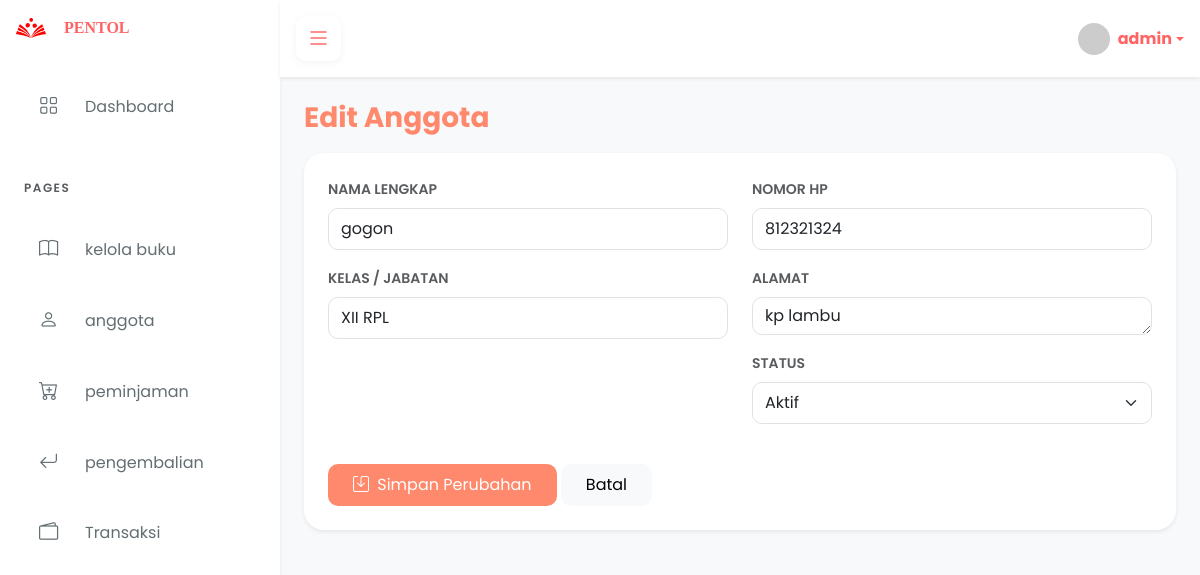
The page /admin/index.php?link=editanggota&id=9 (signed in) on the database its author committed.
### tables this page shows
CREATE TABLE `anggota` (
  `id_anggota` int NOT NULL,
  `no_anggota` varchar(30) NOT NULL,
  `nama` varchar(100) NOT NULL,
  `kelas` varchar(50) NOT NULL,
  `alamat` varchar(200) NOT NULL,
  `no_hp` varchar(255) NOT NULL,
  `tanggal_daftar` date NOT NULL,
  `status` enum('aktif','nonaktif') NOT NULL,
  `id_user` int NOT NULL
);

### admin/editanggota.php (the view, shortened to what this page needs)
<?php
include '../inc/koneksi.php';
$id = $_GET['id'];
$query = mysqli_query($koneksi, "SELECT * FROM anggota WHERE id_anggota = '$id'");
$data = mysqli_fetch_assoc($query);
?>
<h3 style="color: #ff896c; padding-bottom: 10px; font-weight: bold;">Edit Anggota</h3>
<div class="card border-0 shadow-sm p-4" style="border-radius: 20px;">
    <form action="proses_editanggota.php" method="POST">
        <div class="row">
            <div class="col-md-6">
                <div class="mb-3">
                    <label class="form-label fw-semibold small text-muted">NAMA LENGKAP</label>
                    <input type="text" name="nama" class="form-control py-2 shadow-none" value="<?= $data['nama']; ?>" required style="border-radius: 10px;">
                </div>
                <div class="mb-3">
                    <label class="form-label fw-semibold small text-muted">KELAS / JABATAN</label>
                    <input type="text" name="kelas" class="form-control py-2 shadow-none" value="<?= $data['kelas']; ?>" required style="border-radius: 10px;">
                </div>
            </div>
            <div class="col-md-6">
                <div class="mb-3">
                    <label class="form-label fw-semibold small text-muted">NOMOR HP</label>
                    <input type="number" name="no_hp" class="form-control py-2 shadow-none" value="<?= $data['no_hp']; ?>" required style="border-radius: 10px;">
                </div>
                <div class="mb-3">
                    <label class="form-label fw-semibold small text-muted">ALAMAT</label>
                    <textarea name="alamat" class="form-control shadow-none" rows="1" required style="border-radius: 10px;"><?= $data['alamat']; ?></textarea>
                </div>
                <div class="mb-3">
                    <label class="form-label fw-semibold small text-muted">STATUS</label>
                    <select name="status" class="form-select py-2 shadow-none" style="border-radius: 10px;">
                        <option value="aktif" <?= $data['status'] == 'aktif' ? 'selected' : ''; ?>>Aktif</option>
                    </select>
                </div>
            </div>
        </div>
        <div class="mt-4">
            <button type="submit" name="update" class="btn text-white px-4 py-2" style="background-color: #ff896c; border-radius: 10px;">
                <i class="bi bi-save me-1"></i> Simpan Perubahan
            </button>
            <a href="admin.php?link=member" class="btn btn-light px-4 py-2" style="border-radius: 10px;">Batal</a>
        </div>
    </form>
</div>

### asset/css/base.css (style rules this page uses)
:root { --pink-wara: #ff6363; --pink-grad: linear-gradient(45deg, #ff4d6d, #ff8a71); --bg-light: #f8f9fa; --sidebar-width: 280px; --sidebar-small: 80px; }
body { font-family: 'Poppins', sans-serif; background-color: var(--bg-light); overflow-x: hidden; }

### rows shown on the page
anggota: nama "gogon", kelas "XII RPL", no_hp "812321324", alamat "kp lambu", status "Aktif"

### other values the page prints
$_SESSION['username'] "admin"
